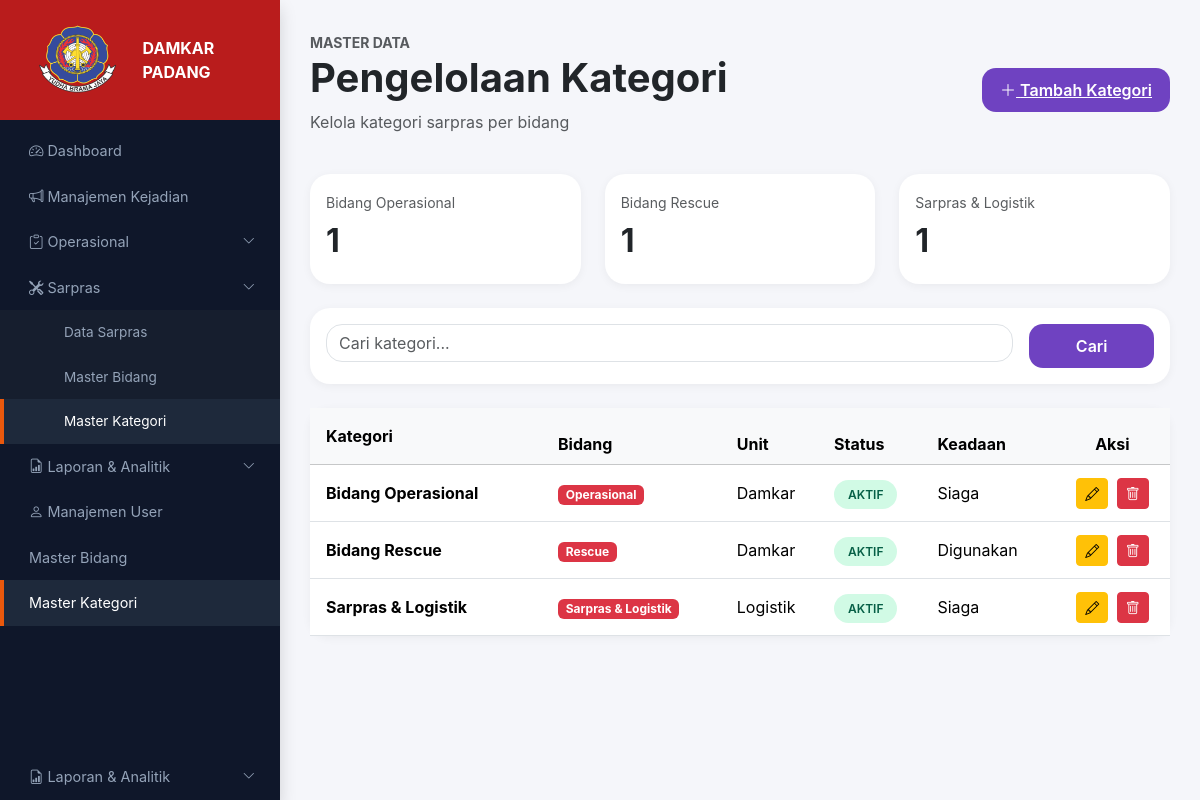
Page /pages/master_kategori.php on the committed database.
### tables this page shows
CREATE TABLE `kategori` (
  `id_kategori` int NOT NULL,
  `nama_kategori` varchar(100) NOT NULL,
  `bidang` varchar(100) NOT NULL,
  `unit` varchar(100) NOT NULL,
  `status` varchar(50) NOT NULL,
  `keadaan` varchar(50) NOT NULL
);

### pages/master_kategori.php (the view, shortened to what this page needs)
<?php
include '../config/koneksi.php';
?>
<!DOCTYPE html>
<html lang="id">
<head>
    <link href="https://cdn.jsdelivr.net/npm/bootstrap@5.3.3/dist/css/bootstrap.min.css" rel="stylesheet">
    <link rel="stylesheet" href="https://cdn.jsdelivr.net/npm/bootstrap-icons@1.11.3/font/bootstrap-icons.min.css">
    <link rel="stylesheet" href="../assets/css/style.css">
</head>
<body>
<?php include '../config/sidebar.php'; ?>
<div class="main-content">
    <div class="d-flex justify-content-between align-items-center mb-4">
        <div>
            <small class="text-uppercase text-muted fw-bold">
                MASTER DATA
            </small>
            <h1 class="fw-bold">
                Pengelolaan Kategori
            </h1>
            <p class="text-muted">
                Kelola kategori sarpras per bidang
            </p>
        </div>
        <a href="tambah_kategori.php" class="btn-purple">
    <i class="bi bi-plus-lg"></i>
    Tambah Kategori
</a>
    </div>
    <div class="row g-4 mb-4">
        <div class="col-md-4">
            <div class="card card-modern">
                <div class="card-body">
                    <small class="text-muted">
                        Bidang Operasional
                    </small>
                    <?php
$op = mysqli_query($conn, "SELECT COUNT(*) as total FROM kategori WHERE bidang='Operasional'");
$data_op = mysqli_fetch_assoc($op);
?>
<h2 class="fw-bold mt-2"><?= $data_op['total']; ?></h2>
                </div>
            </div>
        </div>
        <div class="col-md-4">
            <div class="card card-modern">
                <div class="card-body">
                    <small class="text-muted">
                        Bidang Rescue
                    </small>
                    <?php
$rescue = mysqli_query($conn, "SELECT COUNT(*) as total FROM kategori WHERE bidang='Rescue'");
$data_rescue = mysqli_fetch_assoc($rescue);
?>
<h2 class="fw-bold mt-2"><?= $data_rescue['total']; ?></h2>
                </div>
            </div>
        </div>
        <div class="col-md-4">
            <div class="card card-modern">
                <div class="card-body">
                    <small class="text-muted">
                        Sarpras & Logistik
                    </small>
                    <?php
$logistik = mysqli_query($conn, "SELECT COUNT(*) as total FROM kategori WHERE bidang='Sarpras & Logistik'");
$data_logistik = mysqli_fetch_assoc($logistik);
?>
<h2 class="fw-bold mt-2"><?= $data_logistik['total']; ?></h2>
                </div>
            </div>
        </div>
    </div>
<div class="card card-modern mb-4">
    <div class="card-body">
        <form method="GET">
            <div class="row g-3">
                <div class="col-md-10">
                    <input type="text"
                    name="keyword"
                    class="form-control rounded-4"
                    placeholder="Cari kategori..."
                    value="<?= isset($_GET['keyword']) ? $_GET['keyword'] : ''; ?>">
                </div>
                <div class="col-md-2">
                    <button type="submit" class="btn btn-purple w-100">
                        Cari
                    </button>
                </div>
            </div>
        </form>
    </div>
</div>
    <div class="card card-modern">
        <div class="card-body p-0">
           <table class="table align-middle mb-0">
                <thead class="table-light">
                    <tr>
                        <th class="p-3">Kategori</th>
                        <th>Bidang</th>
                        <th>Unit</th>
                        <th>Status</th>
<th>Keadaan</th>
<th class="text-center">Aksi</th>
                    </tr>
                </thead>
                <tbody>
<?php
$keyword = isset($_GET['keyword'])
    ? mysqli_real_escape_string($conn, $_GET['keyword'])
    : '';
$query = mysqli_query($conn, "
    SELECT * FROM kategori
    WHERE nama_kategori LIKE '%$keyword%'
    OR bidang LIKE '%$keyword%'
");
if(mysqli_num_rows($query) > 0){
    while($data = mysqli_fetch_assoc($query)){
?>
<tr>
    <td class="p-3">
        <strong><?= $data['nama_kategori']; ?></strong>
    </td>
    <td>
        <span class="badge bg-danger">
            <?= $data['bidang']; ?>
        </span>
    </td>
    <td>
        <?= $data['unit']; ?>
    </td>
    <td>
    <span class="badge-status">
        <?= strtoupper($data['status']); ?>
    </span>
</td>
<td>
    <?= $data['keadaan']; ?>
</td>
<td class="text-center">
    <a href="edit_kategori.php?id=<?= $data['id_kategori']; ?>"
       class="btn btn-warning btn-sm me-1">
        <i class="bi bi-pencil"></i>
    </a>
    <a href="hapus_kategori.php?id=<?= $data['id_kategori']; ?>"
       class="btn btn-danger btn-sm"
       onclick="return confirm('Yakin ingin menghapus kategori ini?')">
        <i class="bi bi-trash"></i>
    </a>
</td>
</tr>
<?php
    }
} ?>
</tbody>
            </table>
        </div>
    </div>
</div>
</body>
</html

### assets/css/style.css (style rules this page uses)
:root { --fire-red: #b91c1c; --fire-orange: #ea580c; --dark-sidebar: #0f172a; --sidebar-text: #94a3b8; --bg-light: #f1f5f9; --purple-primary: #3f37c9; --white: #ffffff; --text-dark: #1e293b; --text-muted: #64748b; }
* { font-family: "Inter", sans-serif; }
body { background-color: var(--bg-light); margin: 0; display: flex; min-height: 100vh; }
.btn-purple { background-color: var(--purple-primary); color: var(--white); border: none; padding: 10px 22px; border-radius: 8px; font-weight: 600; }

### pages/master_kategori.php (style rules this page uses)
:root { --fire-red:#b91c1c; --dark-sidebar:#0f172a; --sidebar-text:#94a3b8; }
.main-content { margin-left:280px; width:calc(100% - 280px); min-height:100vh; padding:30px; }
body { background:#f5f6fa; font-family:Segoe UI; }
.card-modern { border:none; border-radius:20px; box-shadow:0 2px 10px rgba(0,0,0,0.05); width:100%; border:none; border-radius:20px; box-shadow:0 2px 10px rgba(0,0,0,0.05); }
.btn-purple { background:#6f42c1; color:white; border:none; border-radius:14px; padding:10px 18px; }
.badge-status { background:#d1fae5; color:#065f46; padding:7px 14px; border-radius:20px; font-size:12px; font-weight:600; }

### rows in the picture
kategori: nama_kategori "Bidang Operasional", bidang "Operasional", unit "Damkar", status "AKTIF", keadaan "Siaga"
kategori: nama_kategori "Bidang Rescue", bidang "Rescue", unit "Damkar", status "AKTIF", keadaan "Digunakan"
kategori: nama_kategori "Sarpras & Logistik", bidang "Sarpras & Logistik", unit "Logistik", status "AKTIF", keadaan "Siaga"

### other values in the picture
$data_op['total'] "1"
$data_rescue['total'] "1"
$data_logistik['total'] "1"
